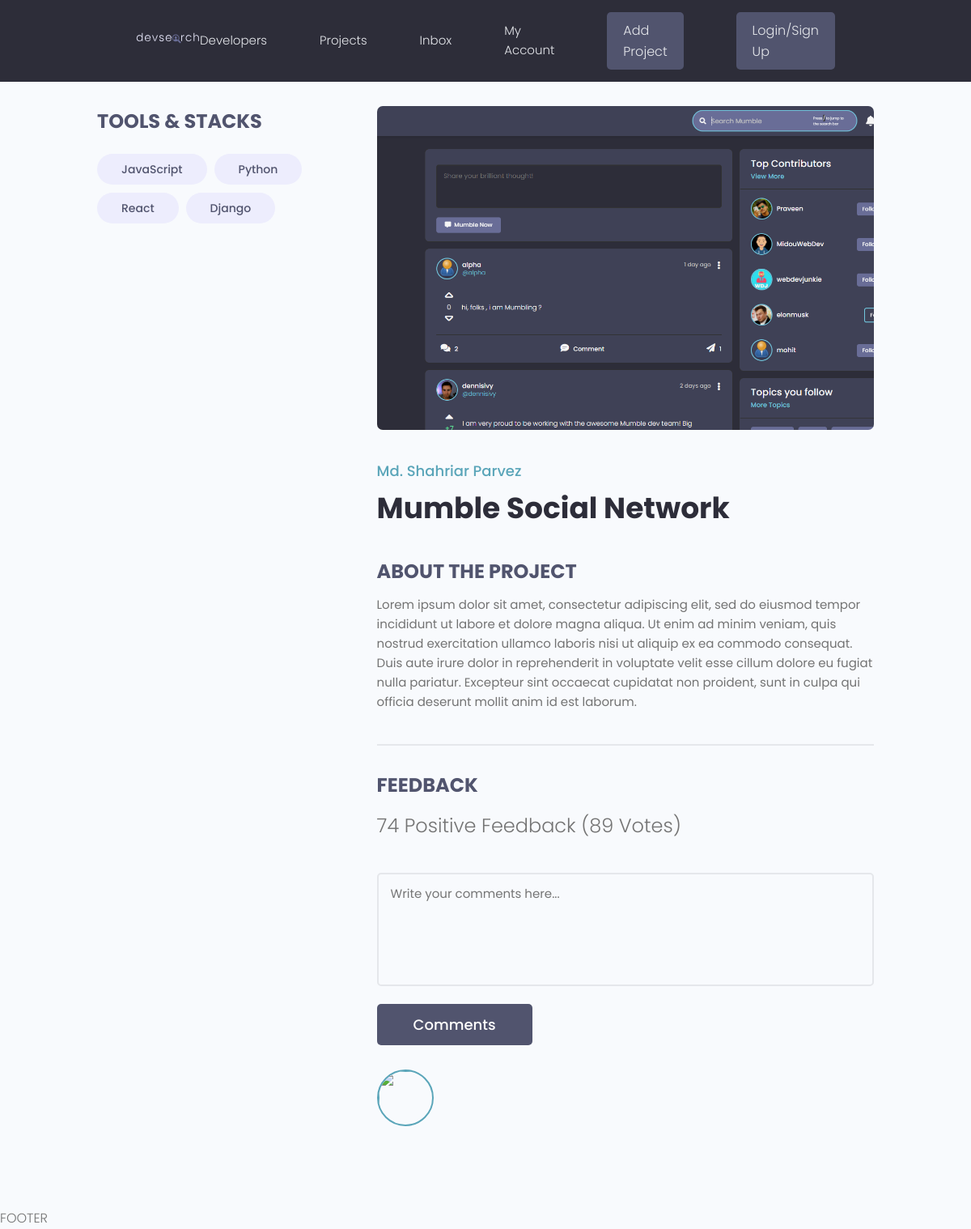
The app's page /projects/project/9ec316cd-4abd-421f-b24a-e842ff727b22/ with its own data.
### projects/models.py (models this page shows, shortened)
class Tag(models.Model):
    name = models.CharField(max_length=200)
    created = models.DateTimeField(auto_now_add=True)
    id = models.UUIDField(default=uuid.uuid4, unique=True, primary_key=True, editable=False)
    def __str__(self):
        return self.name

class Project(models.Model):
    owner = models.ForeignKey(Profile, null=True, blank=True, on_delete=models.SET_NULL)
    title = models.CharField(max_length=200)
    description = models.TextField(null=True, blank=True)
    featured_image = models.ImageField(null=True, blank=True, default="default.jpg")
    demo_link = models.CharField(max_length=2000, null=True, blank=True)
    source_link = models.CharField(max_length=2000, null=True, blank=True)
    tags = models.ManyToManyField("Tag", blank=True)
    vote_total = models.IntegerField(default=0, null=True, blank=True)
    vote_ratio = models.IntegerField(default=0, null=True, blank=True)
    created = models.DateTimeField(auto_now_add=True)
    id = models.UUIDField(default=uuid.uuid4, unique=True, primary_key=True, editable=False)

### projects/views.py (the view)
# urls.py: path("project/<str:pk>/", views.project, name="project"),
def project(request, pk):
    project_obj = Project.objects.get(id=pk)
    return render(request, "projects/single-project.html", {"project": project_obj})

### projects/templates/projects/single-project.html (shortened to what this page needs)
{% extends "base.html" %}
{% block content %}
  <main class="singleProject my-md">
    <div class="container">
      <div class="layout">
        <div class="column column--1of3">
          <h3 class="singleProject__subtitle">Tools & Stacks</h3>
          <div class="singleProject__toolStack">
            {% for tag in project.tags.all %}
            <span class="tag tag--pill tag--sub tag--lg">
              <small>{{ tag }}</small>
            </span>
            {% endfor %}
          </div>
        </div>
        <div class="column column--2of3">
          <img class="singleProject__preview" src="{{ project.featured_image.url }}" alt="portfolio thumbnail" />
          <a href="profile.html" class="singleProject__developer">Md. Shahriar Parvez</a>
          <h2 class="singleProject__title">{{ project.title }}</h2>
          <h3 class="singleProject__subtitle">About the Project</h3>
          <div class="singleProject__info">
              {{ project.description }}
          </div>
          <div class="comments">
            <h3 class="singleProject__subtitle">Feedback</h3>
            <h5 class="project--rating">
              {{ project.vote_ratio }} Positive Feedback ({{ project.vote_total}} Vote{{ project.vote_total|pluralize:"s" }})
            </h5>
            <form class="form" action="#" method="POST">
              <div class="form__field">
                <textarea class="input input--textarea" name="message" id="formInput#textarea"
                  placeholder="Write your comments here..."></textarea>
              </div>
              <input class="btn btn--sub btn--lg" type="submit" value="Comments" />
            </form>
            <div class="commentList">
              <div class="comment">
                <a href="">
                  <img class="avatar avatar--md"
                    src="" alt="" />
                </a>
              </div>
            </div>
          </div>
        </div>
      </div>
    </div>
  </main>
{% endblock %}

### static/styles/app.css (style rules this page uses)
:root { --color-sub: #2d2d39; }
.btn--sub { background-color: var(--color-sub-light); }
img { width: 100%; }
.singleProject .column--1of3 { order: 2; }
@media screen and (min-width: 1081px) { .singleProject .column--1of3 { order: 1; } }
@media screen and (min-width: 1081px) { .singleProject .column--2of3 { order: 2; } }
.singleProject__toolStack { margin-top: 2rem; margin-bottom: 4rem; }
.singleProject__preview { height: 50vh; object-fit: cover; object-position: top center; margin-bottom: 3rem; border-radius: 0.7rem; }
.singleProject__developer { font-size: 1.8rem; font-weight: 500; }
.singleProject__title { font-size: 3.6rem; font-weight: 700; color: var(--color-sub); margin-bottom: 3rem; }
.project--rating { margin-bottom: 1.6em; margin-top: .5em; }
.singleProject__subtitle { text-transform: uppercase; font-size: 2.4rem; font-weight: 700; color: var(--color-sub-light); margin-bottom: 1rem; }
.comments { margin-top: 4rem; padding-top: 3rem; border-top: 2px solid var(--color-light); }
.commentList { margin: 3rem 0; }
.comment { display: flex; gap: 2rem; }

### static/uikit/styles/modules/_variables.css (style rules this page uses)
:root { --color-main: #5aa5b9; --color-main-light: #e6faff; --color-sub: #3f4156; --color-sub-light: #51546e; --color-sub-lighter: #ededfd; --color-text: #737373; --color-gray: #8b8b8b; --color-light: #e5e7eb; --color-light-gray: #767676; --color-bg: #f8fafd; --color-white: #fffefd; --color-white-light: #f3f3f3; --color-success: #359e64; --color-success-bg: #def8e8; --color-error: #fc4b0b; --color-error-bg: #fff2ee; --font-base: 'Poppins', arial, helvetica, 'Segoe UI', roboto, ubuntu, sans-serif; --font-monospace: 'Fira Code', 'Courier New', courier, monospace; --font-regular: 300; --font-medium: 500; --font-bold: 700; --generic-shadow: 1px 1px 5px #00000010; --generic-transition: all 0.3s ease-in-out; }

### static/uikit/styles/modules/_base.css (style rules this page uses)
* { margin: 0; padding: 0; box-sizing: border-box; text-rendering: optimizeLegibility; color: inherit; font-size: inherit; }
html { font-size: 50%; }
@media only screen and (min-width: 480px) { html { font-size: 56.25%; } }
@media only screen and (min-width: 1200px) { html { font-size: 62.5%; } }
body { line-height: 1.6; font-weight: 400; font-size: 1.5rem; color: var(--color-text); background-color: var(--color-bg); min-height: 100vh; }

### static/uikit/styles/modules/_typography.css (style rules this page uses)
* { font-family: var(--font-base); }
h2 { font-size: 3.6rem; font-weight: var(--font-bold); }
h3 { font-size: 3.2rem; font-weight: var(--font-medium); }
h5 { font-size: 2.4rem; font-weight: var(--font-medium); }
h5, h6 { font-weight: var(--font-regular); }
p, span, strong { font-size: 1.6rem; color: var(--color-text); font-weight: var(--font-regular); }
a { padding-bottom: 2px; text-decoration: none; display: inline-block; color: var(--color-main); font-weight: var(--font-medium); }

### static/uikit/styles/modules/_utilities.css (style rules this page uses)
.container { width: 92%; max-width: 165rem; margin: 0 auto; box-sizing: border-box; }
@media screen and (min-width: 1000px) { .container { width: 90%; } }
@media screen and (min-width: 1200px) { .container { width: 80%; } }
.my-md { margin: 3rem auto; }

### static/uikit/styles/modules/_avatar.css (style rules this page uses)
.avatar { border-radius: 50%; border: 2px solid var(--color-main); object-fit: cover; }
.avatar--md { height: 7rem; width: 7rem; }

### static/uikit/styles/modules/_button.css (style rules this page uses)
.btn { display: inline-block; position: relative; cursor: pointer; background-color: var(--color-light); font-weight: var(--font-medium); color: var(--color-sub); text-decoration: none; padding: 1rem 2rem; border-radius: 0.5rem; border: none; width: -webkit-fit-content; width: -moz-fit-content; width: fit-content; height: -webkit-fit-content; height: -moz-fit-content; height: fit-content; font-size: 1.6rem; outline-width: 0; outline-color: transparent; -webkit-backface-visibility: hidden; backface-visibility: hidden; transition: all 0.3s ease-in-out; }
.btn--sub { background-color: var(--color-sub); color: var(--color-white); }
.btn--lg { font-size: 1.8rem; padding: 1.2rem 4.5rem; }

### static/uikit/styles/modules/_form.css (style rules this page uses)
.form { display: block; }
.form__field { margin-top: 1.5rem; margin-bottom: 1.5rem; }
input.input[type='text'], input.input[type='email'], input.input[type='password'], input.input[type='number'], textarea.input { min-width: 24rem; width: 100%; padding: 1.2rem 1.5rem; border-radius: 0.5rem; border: 2px solid var(--color-light); transition: all 0.3s ease-in-out; background-color: var(--color-bg); }
.input--textarea { width: 100%; min-height: 14rem; resize: none; }

### static/uikit/styles/modules/_layout.css (style rules this page uses)
.layout { display: flex; flex-flow: row wrap; justify-content: space-between; }
.layout > .column { margin-bottom: 3rem; }
.layout > .column.column--1of3 { flex-basis: 30%; }
.layout > .column.column--2of3 { flex-basis: 64%; }

### records on screen
Tag: name "JavaScript"
Tag: name "Python"
Tag: name "React"
Tag: name "Django"
Project: featured_image (picture), title "Mumble Social Network", description "Lorem ipsum dolor sit amet, consectetur adipiscing elit, sed do eiusmod tempor incididunt ut labore et dolore magna aliqua. Ut enim ad minim veniam, quis nostrud exercitation ullamco laboris nisi ut aliquip ex ea commodo consequat. Duis aute irure dolor in reprehenderit in voluptate velit esse cillum dolore eu fugiat nulla pariatur. Excepteur sint occaecat cupidatat non proident, sunt in culpa qui officia deserunt mollit anim id est laborum.", vote_ratio "74", vote_total "89"
